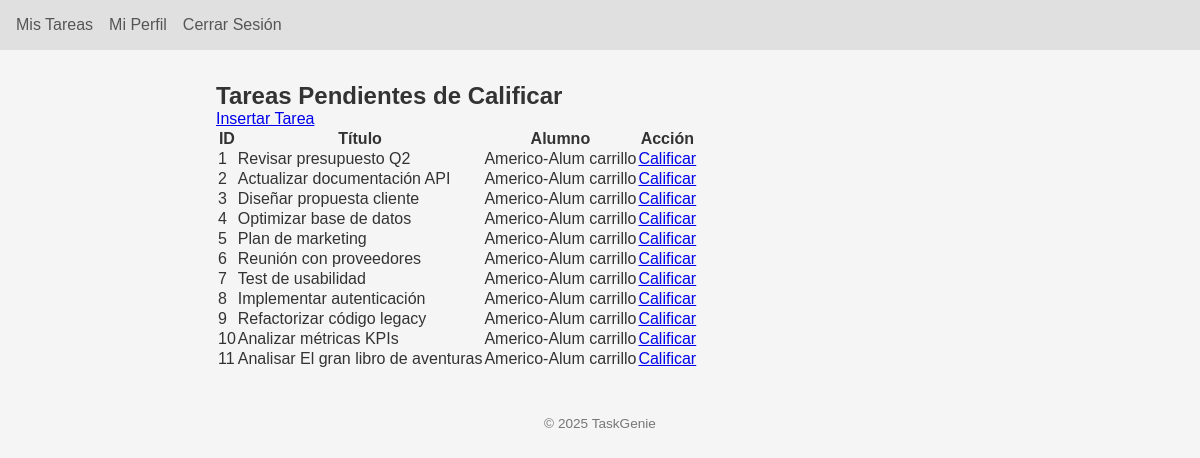
Before: /profe/listado (signed in) with the older database file.
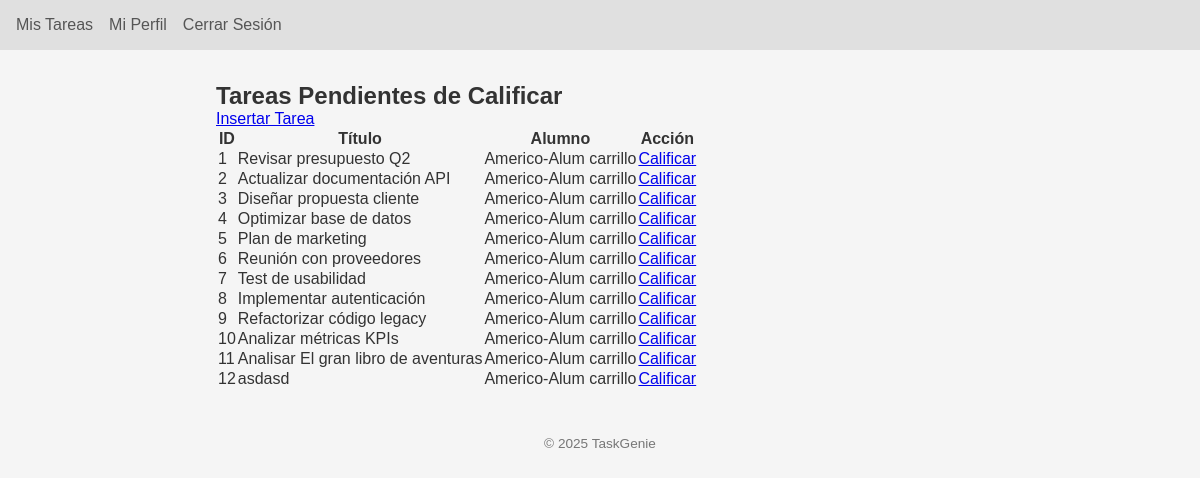
After: the same page with the newer database file.
### app/models.py (models this page shows, shortened)
class TareaCalificada(db.Model):
    __tablename__         = "tb_tarea_calificada"
    cod_id_califica       = db.Column(db.Integer, primary_key=True, autoincrement=True)
    cod_id_tarea          = db.Column(db.Integer, db.ForeignKey("tareas.id"), nullable=False)
    fecha_calificado      = db.Column(db.Date, nullable=True)
    texto_calificado      = db.Column(db.Text, nullable=True)
    puntuacion_calificado = db.Column(db.Integer, nullable=True)
    estatus_calificado    = db.Column(db.String(2), nullable=False, default="no")
    tarea = db.relationship(
        "Tarea",
        back_populates="calificaciones",
        foreign_keys=[cod_id_tarea]
    )

class Tarea(db.Model):
    __tablename__ = "tareas"
    id               = db.Column(db.Integer, primary_key=True)
    titulo           = db.Column(db.String(100), nullable=False)
    descripcion      = db.Column(db.Text, nullable=True)
    completada       = db.Column(db.Boolean, default=False)
    fecha_creacion   = db.Column(db.Date, default=date.today)
    fecha_entrega    = db.Column(db.Date, nullable=True)
    user_id          = db.Column(db.Integer, db.ForeignKey("usuarios.id"), nullable=False)
    importancia_id   = db.Column(db.String(2), db.ForeignKey("tb_importancia.cod_id"), nullable=True)
    estado_id        = db.Column(db.String(2), db.ForeignKey("tb_estado_tarea.cod_id"), nullable=True)
    asignado_a_id    = db.Column(db.Integer, db.ForeignKey("usuarios.id"), nullable=True)
    calificacion_id  = db.Column(db.Integer, db.ForeignKey("tb_tarea_calificada.cod_id_califica"), nullable=True)
    usuario        = db.relationship(
        "Usuario",
        foreign_keys=[user_id],
        back_populates="tareas_creadas"
    )
    asignado_a     = db.relationship(
        "Usuario",
        foreign_keys=[asignado_a_id],
        back_populates="tareas_recibidas"
    )
    importancia    = db.relationship(
        "Importancia",
        back_populates="tareas"
    )
    estado         = db.relationship(
        "EstadoTarea",
        back_populates="tareas"
    )
    calificaciones = db.relationship(
        "TareaCalificada",
        back_populates="tarea",
        cascade="all, delete-orphan",
        foreign_keys="[TareaCalificada.cod_id_tarea]"
    )

class Usuario(UserMixin, db.Model):
    __tablename__ = "usuarios"
    id               = db.Column(db.Integer, primary_key=True)
    nombre           = db.Column(db.String(50), nullable=False)
    apellido         = db.Column(db.String(50), nullable=False)
    email            = db.Column(db.String(120), unique=True, nullable=False)
    clave_hash       = db.Column(db.String(128), nullable=False)
    fecha_nacimiento = db.Column(db.Date, nullable=False)
    rol              = db.Column(db.Enum(RolEnum), default=RolEnum.USER, nullable=False)
    is_blocked       = db.Column(db.Boolean, default=False)
    tareas_creadas = db.relationship(
        "Tarea",
        foreign_keys="Tarea.user_id",
        back_populates="usuario",
        cascade="all, delete-orphan"
    )
    tareas_recibidas = db.relationship(
        "Tarea",
        foreign_keys="Tarea.asignado_a_id",
        back_populates="asignado_a"
    )

### app/blueprints/profe/routes.py (the view)
@profe_bp.route("/listado")
@solo_profe
def listado():
    pendientes = TareaCalificada.query.filter_by(estatus_calificado="no").all()
    return render_template("listado.html", pendientes=pendientes)

### app/blueprints/profe/routes.py (called while the page is built)
def solo_profe(fn):
    @wraps(fn)
    def wrapper(*args, **kwargs):
        if current_user.rol != RolEnum.PROFESOR:
            abort(403, description="Acceso sólo para PROFESORES")
        return fn(*args, **kwargs)
    return login_required(wrapper)

### app/extensions.py (called while the page is built)
@login_manager.user_loader
def load_user(user_id: str):
    from app.models import Usuario
    return db.session.get(Usuario, int(user_id))

### app/blueprints/profe/templates/profe/listado.html
{% extends 'base.html' %} {% block title %}Tareas por Calificar{% endblock %} {%
block content %}
<h2>Tareas Pendientes de Calificar</h2>
<p><a href="{{ url_for('profe.nueva') }}">Insertar Tarea</a></p>
{% if pendientes %}
<table>
  <thead>
    <tr>
      <th>ID</th>
      <th>Título</th>
      <th>Alumno</th>
      <th>Acción</th>
    </tr>
  </thead>
  <tbody>
    {% for cal in pendientes %}
    <tr>
      <td>{{ cal.cod_id_tarea }}</td>
      <td>{{ cal.tarea.titulo }}</td>
      <td>
        {{ cal.tarea.asignado_a.nombre }} {{ cal.tarea.asignado_a.apellido }}
      </td>
      <td>
        <a href="{{ url_for('profe.calificar', tarea_id=cal.cod_id_tarea) }}">
          Calificar
        </a>
      </td>
    </tr>
    {% endfor %}
  </tbody>
</table>
{% else %}
<p>No hay tareas pendientes.</p>
{% endif %} {% endblock %}

### app/templates/base.html (shortened to what this page needs)
<!DOCTYPE html>
<html lang="es">
  <head>
    <link
      rel="stylesheet"
      href="{{ url_for('static', filename='css/style.css') }}"
    />
  </head>
  <body>
     {% if
    request.endpoint not in ['auth.login', 'auth.registro'] %}
    <header>
      <nav>
        {% if not current_user.is_authenticated %}
        <a href="{{ url_for('auth.login') }}">Ingresar</a>
          {% elif current_user.rol.name == 'PROFESOR' %}</span
        <span style="color: green">
          <a href="{{ url_for('profe.listado') }}">Mis Tareas</a></span
        >
        <span style="color: green">
          <a href="{{ url_for('perfil.index') }}">Mi Perfil</a></span
        >
        <span style="color: green">
          <a href="{{ url_for('auth.logout') }}">Cerrar Sesión</a></span
        >
        {% endif %}
      </nav>
    </header>
    {% endif %}
    <main>
       {% block content %}{% endblock %}
    </main>
    <footer>
      <p>&copy; 2025 TaskGenie</p>
    </footer>
  </body>
</html>

### app/static/css/style.css (style rules this page uses)
:root { --bg: #f5f5f5; --nav-bg: #e0e0e0; --text: #333; --link: #555; --link-hover: #000; --flash-info: #d9edf7; --flash-success: #dff0d8; --flash-danger: #f2dede; --flash-warning: #fcf8e3; }
* { margin: 0; padding: 0; box-sizing: border-box; font-family: Arial, sans-serif; }
body { background: var(--bg); color: var(--text); }
header { background: var(--nav-bg); padding: 1em; }
nav { display: flex; gap: 1em; }
nav a { color: var(--link); text-decoration: none; font-weight: 500; }
main { max-width: 800px; margin: 2em auto; padding: 0 1em; }
footer { text-align: center; padding: 1em; font-size: 0.85em; color: #777; }

Changed rows visible on the page:
added TareaCalificada: cod_id_tarea "12", tarea.titulo "asdasd", tarea.asignado_a.nombre "Americo-Alum", tarea.asignado_a.apellido "carrillo"
